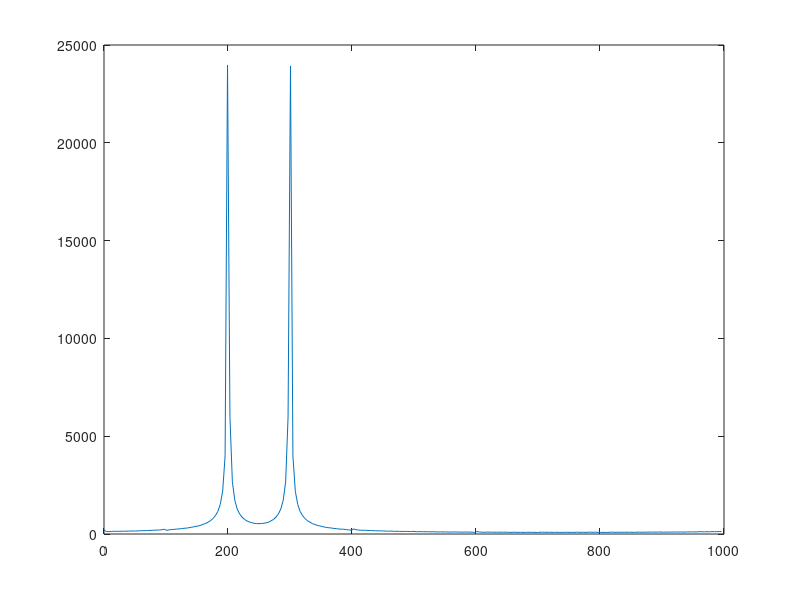
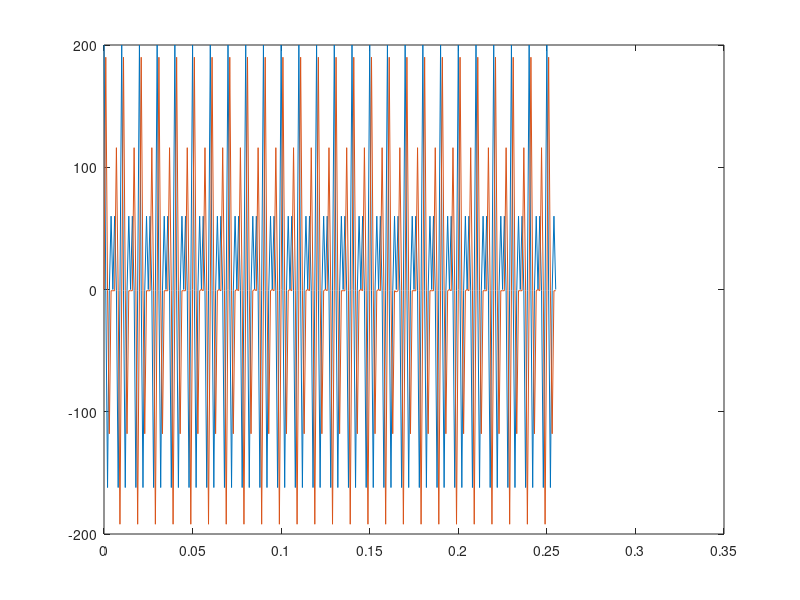

Reproduce these figures in MATLAB, in order.
clc; clear all; close all;

Fs = 1000;
T = 1/Fs;
L = 256;
t = (0:L-1)*T;
Ss = floor(100 * sin(2*pi*200*t)) + floor(100 * sin(2*pi*300*t));
Sc = floor(100 * cos(2*pi*200*t)) + floor(100 * cos(2*pi*300*t));


fid = fopen("E:\sandbox\fpga\fft\sim\in.txt", "w");

for i = 1:L
    fprintf(fid, "%d\n", Sc(i));
    fprintf(fid, "%d\n", Ss(i));
end

fclose(fid);

f = Fs*(0:L-1)/L;
Y = abs(fft(complex(Sc, Ss)));

figure
plot(f, Y)

figure
plot(t, Sc)
hold on;
plot(t, Ss)



